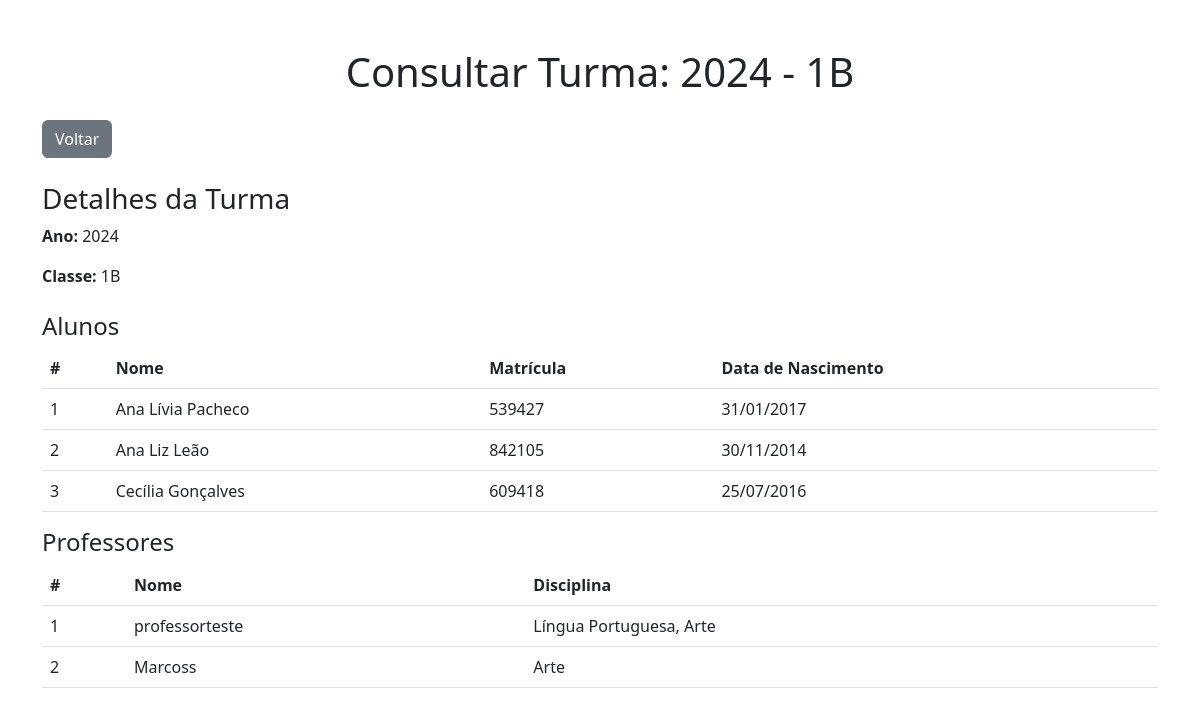
Page /consultar_turma/2/ on the committed database.
### core/models.py (models this page shows, shortened)
class Turma(models.Model):
    ano = models.PositiveIntegerField()  # Ano da turma (Exemplo: 2024)
    classe = models.CharField(max_length=5, default='Indefinido')  # Classe (Exemplo: 1A, 2B, etc.)
    alunos = models.ManyToManyField(Aluno, related_name='turmas')
    professores = models.ManyToManyField(Professor, related_name='turmas')
    class Meta:
        verbose_name = "Turma"
        verbose_name_plural = "Turmas"

class Aluno(models.Model):
    user = models.OneToOneField(User, on_delete=models.CASCADE, related_name='aluno_profile')
    nome = models.CharField(max_length=100)
    rm = models.CharField(max_length=20, unique=True)  # Registro de matrícula único
    ra_rg = models.CharField(max_length=20, blank=True, null=True)  # RA ou RG (opcional)
    data_nascimento = models.DateField()  # Data de nascimento do aluno
    status = models.CharField(
        max_length=11,
        choices=[('ativo', 'Ativo'), ('transferido', 'Transferido'), ('suplente', 'Suplente')],
        default='ativo'
    )
    email_responsavel = models.EmailField(max_length=100, blank=True, null=True)
    telefone_responsavel = models.CharField(max_length=15, blank=True, null=True)

class Professor(models.Model):
    user = models.OneToOneField(User, on_delete=models.CASCADE, related_name='professor_profile')  # Conexão com o User do Django
    nome = models.CharField(max_length=255)  # Nome completo do professor
    email = models.EmailField(max_length=100, blank=True, null=True)
    telefone = models.CharField(max_length=15, blank=True, null=True)
    disciplinas = models.ManyToManyField(Disciplina, related_name='professores')

class Disciplina(models.Model):
    nome = models.CharField(max_length=100)  # Nome da disciplina

### core/views.py (the view)
# urls.py: path('consultar_turma/<int:turma_id>/', views.consultar_turma, name='consultar_turma'),
def consultar_turma(request, turma_id):
    turma = Turma.objects.get(id=turma_id)
    return render(request, 'core/consultar_turma.html', {'turma': turma})

### core/templates/core/consultar_turma.html (shortened to what this page needs)
{% load static %}
<!DOCTYPE html>
<html lang="pt-BR">
<head>
    <link href="https://cdn.jsdelivr.net/npm/bootstrap@5.3.0/dist/css/bootstrap.min.css" rel="stylesheet">
</head>
<body>
    <div class="container mt-5">
        <h1 class="text-center mb-4">Consultar Turma: {{ turma.ano }} - {{ turma.classe }}</h1>
        <div class="d-flex justify-content-between mb-4">
            <a href="{% url 'gerenciar_turmas' %}" class="btn btn-secondary">Voltar</a>
        </div>
        <div class="mb-4">
            <h3>Detalhes da Turma</h3>
            <p><strong>Ano:</strong> {{ turma.ano }}</p>
            <p><strong>Classe:</strong> {{ turma.classe }}</p>
        </div>
        <div class="mb-3">
            <h4>Alunos</h4>
            <table class="table">
                <thead>
                    <tr>
                        <th>#</th>
                        <th>Nome</th>
                        <th>Matrícula</th>
                        <th>Data de Nascimento</th>
                    </tr>
                </thead>
                <tbody>
                    {% for aluno in turma.alunos.all %}
                        <tr>
                            <td>{{ forloop.counter }}</td>
                            <td>{{ aluno.nome }}</td>
                            <td>{{ aluno.rm }}</td>
                            <td>{{ aluno.data_nascimento|date:"d/m/Y" }}</td>
                        </tr>
                    {% empty %}
                        <tr>
                            <td colspan="4">Nenhum aluno cadastrado na turma</td>
                        </tr>
                    {% endfor %}
                </tbody>
            </table>
        </div>
        <div class="mb-3">
            <h4>Professores</h4>
            <table class="table">
                <thead>
                    <tr>
                        <th>#</th>
                        <th>Nome</th>
                        <th>Disciplina</th>
                    </tr>
                </thead>
                <tbody>
                    {% for professor in turma.professores.all %}
                        <tr>
                            <td>{{ forloop.counter }}</td>
                            <td>{{ professor.nome }}</td>
                            <td>
                                {% for disciplina in professor.disciplinas.all %}
                                    {{ disciplina.nome }}{% if not forloop.last %}, {% endif %}
                                {% endfor %}
                            </td>
                        </tr>
                    {% empty %}
                        <tr>
                            <td colspan="3">Nenhum professor cadastrado nesta turma</td>
                        </tr>
                    {% endfor %}
                </tbody>
            </table>
        </div>
    </div>
</body>
</html>

### rows in the picture
Turma: ano "2024", classe "1B"
Aluno: nome "Ana Lívia Pacheco", rm "539427", data_nascimento "31/01/2017"
Aluno: nome "Ana Liz Leão", rm "842105", data_nascimento "30/11/2014"
Aluno: nome "Cecília Gonçalves", rm "609418", data_nascimento "25/07/2016"
Professor: nome "professorteste"
Disciplina: nome "Língua Portuguesa"
Disciplina: nome "Arte"
Professor: nome "Marcoss"
